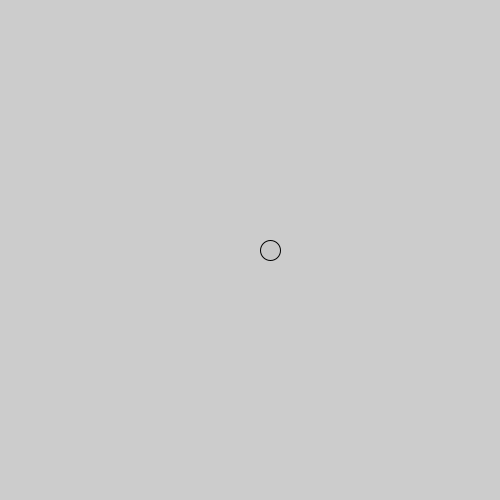
Frame 1 (no input)
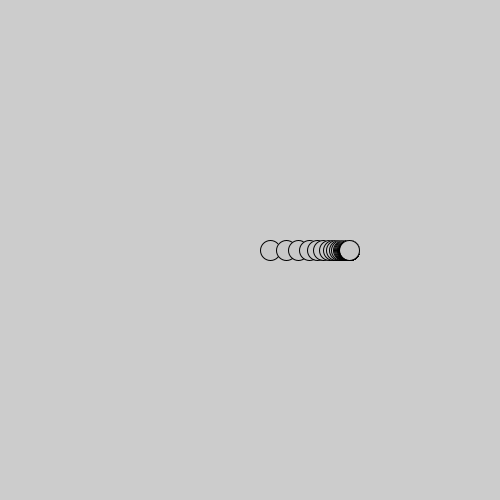
Frame 60 (the mouse pressed at the canvas centre just before this capture)
Frame 120 (the mouse held since frame 60 and released just before this capture): identical to frame 60, image omitted

The Processing sketch that drew these frames (run headless with seeded random() and noise(); from frame 60 on, the mouse is pressed at the canvas centre):

// Processing sketch: lerp01
// ── lerp01.pde
float x = 250;
int y = 250;
int sz = 20;

void setup () {
  size(500, 500);
}


void draw () {
//  background(20);

x = lerp(x, 350, .2);
y = 250;
fill(200);
  ellipse(x, y, sz, sz);

}
